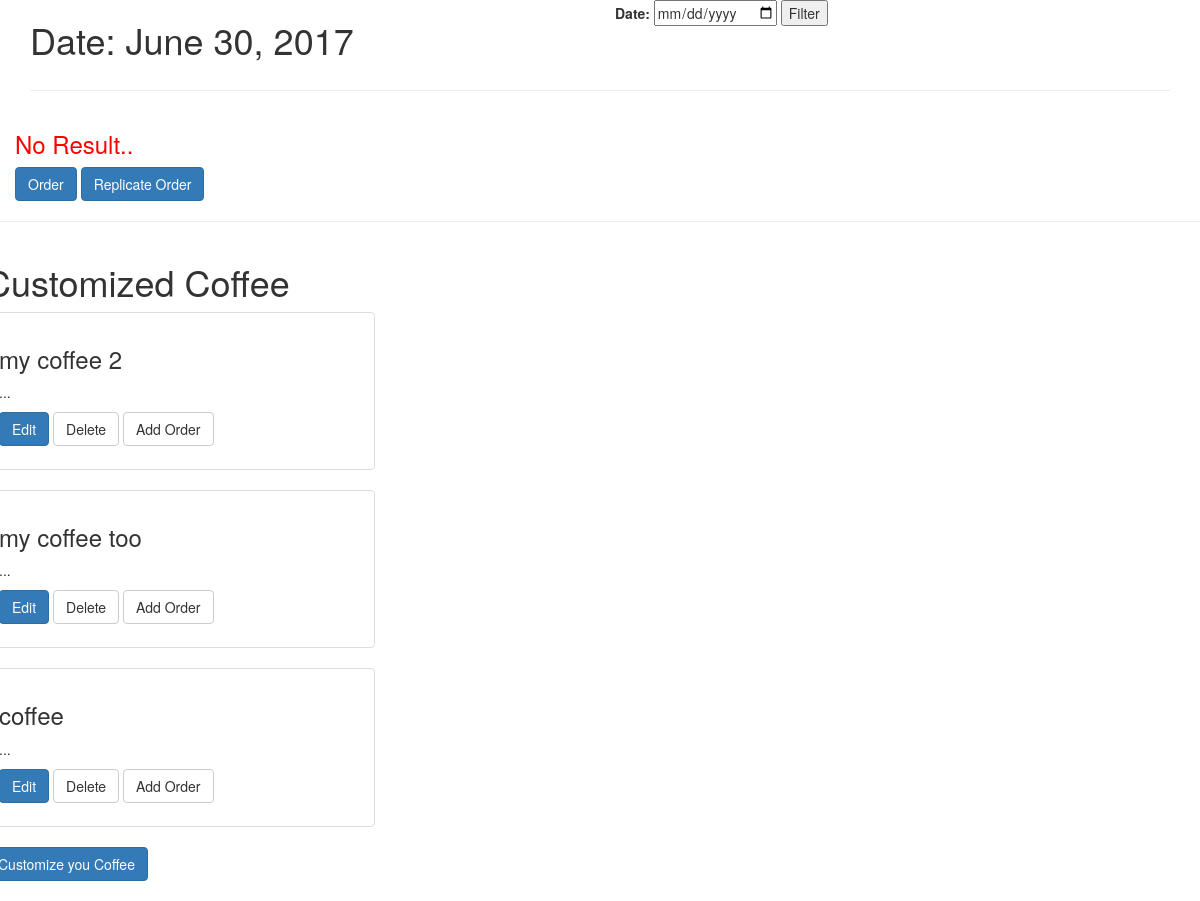
Before: / (signed in) with the older database file.
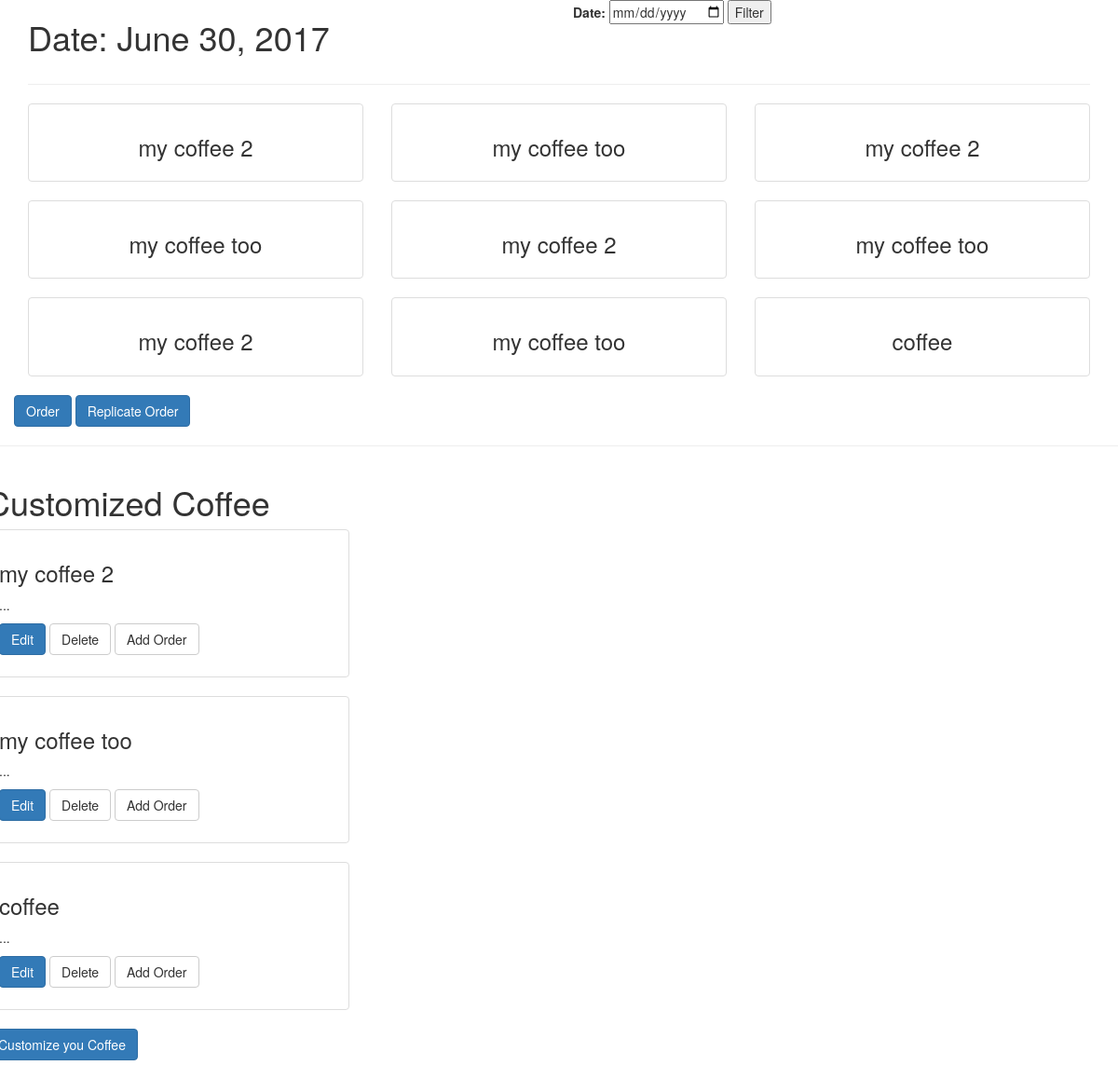
After: the same page with the newer database file.
### mainapp/models.py (models this page shows, shortened)
class Coffee(models.Model):
    user=models.ForeignKey(User)
    name=models.CharField(max_length=225)
    bean=models.ForeignKey(Bean)
    syrup=models.ManyToManyField(Syrup, blank=True)
    powder=models.ManyToManyField(Powder, blank=True)
    roast=models.ForeignKey(Roast)
    espresso_shots=models.PositiveIntegerField(default=1)
    water=models.FloatField(default=0)
    steamed_milk=models.BooleanField(default=False)
    foam=models.FloatField(default=0)
    extra_instruction=models.TextField(blank=True)
    def __str__(self):
        return self.name

class Order(models.Model):
    user=models.ForeignKey(User)
    coffee=models.ForeignKey(Coffee)
    date=models.DateField()

### mainapp/views.py (the view)
# urls.py: 2. Add a URL to urlpatterns:  url(r'^$', views.home, name='home')
def home(request):
    context={}
    if not request.user.is_authenticated():
        return redirect('/accounts/github/login')
    user=request.user
    context['user']=user
    if request.method=="POST":
        form =SearchForm(request.POST)
        if form.is_valid():
            context['form']=form
            date=form.cleaned_data['date']
            context['today']=date
            order_list=Order.objects.filter(user=user, date=date)
            context['order_list']=order_list
    else:
        form =SearchForm()
        context['form']=form
        today=datetime.date.today()
        context['today']=today
        order_list=Order.objects.filter(user=user, date=today)
        context['order_list']=order_list
    coffee_list=Coffee.objects.filter(user=user)
    context['coffee_list']=coffee_list
    return render(request, 'home.html', context)

### mainapp/forms.py
class SearchForm(forms.Form):
    date=forms.DateField(widget= forms.DateInput(attrs={"type":'date'}))

### mainapp/templates/home.html (shortened to what this page needs)
{% extends 'base.html' %}
{% load static %}
{% load crispy_forms_tags %}
{% block content %}
<div class="row">
  <div class="col col-sm-6">
    <h1>Date: {{today}}</h1>
  </div>
  <div class="col col-sm-6">
    <form class="" action="{% url 'home' %}" method="POST">
      {{form}}
      <input type="submit" name="" value="Filter" />
    </form>
  </div>
</div>
<hr />
<div class="row">
  {% if order_list %}
      {% for order in order_list %}
            <div class="col col-sm-6 col-md-4">
                <div class="thumbnail">
                    <div class="caption">
                        <h3 class="text-center">{{order.coffee}}</h3>
                    </div>
                </div>
            </div>
      {% endfor %}
    {% else %}
      <h3 style="color:red" >No Result..</h3>
    {% endif%}
    </div>
    <div class="row">
        <a href="{% url 'send_order_email' today.year today.month today.day %}" ><div class="btn btn-primary">Order</div></a>
        <a href="{% url 'replicate_order' today.year today.month today.day %}" ><div class="btn btn-primary">Replicate Order</div></a>
        </div>
    </div>
<hr />
<div class="row">
  <h1>Customized Coffee</h1>
  {% for coffee in coffee_list %}
      <div class="row">
        <div class="col col-sm-6 col-md-4">
          <div class="thumbnail">
                <div class="caption">
                  <h3>{{coffee}}</h3>
                  <p>...</p>
                  <p>
                    <a href="{% url 'editcoffee' coffee_id=coffee.id %}" class="btn btn-primary" role="button">Edit</a>
                    <a href="{% url 'deletecoffee' coffee_id=coffee.id %}" class="btn btn-default" role="button">Delete</a>
                    <a href="{% url 'createorder' coffee_id=coffee.id %}" class="btn btn-default" role="button">Add Order</a>
                  </p>
                </div>
              </div>
        </div>
    </div>
  {% endfor %}
  <a href="{% url 'createcoffee' %}" class="btn btn-primary" role="button">Customize you Coffee</a>
  <br /><br />
</div>
{% endblock %}

### mainapp/templates/base.html (shortened to what this page needs)
<!DOCTYPE html>
{% load static %}
<html>
  <head>
    <link rel="stylesheet" href="{% static 'css/bootstrap.min.css'%}">
  </head>
  <body>
        <div class="container">
          {%block content%}
          {% endblock%}
  </body>
  </html>

Changed rows visible on the page:
added Order: coffee "my coffee 2"
added Order: coffee "my coffee too"
added Order: coffee "my coffee 2"
added Order: coffee "my coffee too"
added Order: coffee "my coffee 2"
added Order: coffee "my coffee too"
added Order: coffee "my coffee 2"
added Order: coffee "my coffee too"
added Order: coffee "coffee"
Other visible differences:
text no longer shown: "No Result.."
